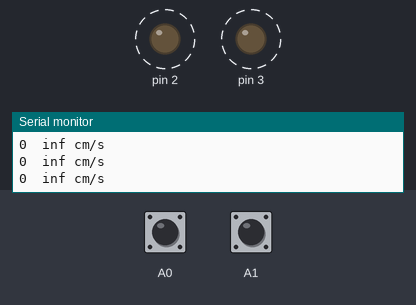
This sketch was run on a simulated Arduino Uno, built with avr-gcc and run on an emulated ATmega328P. On the bench: output pins drawn as LEDs (lit = HIGH), the last lines printed to the serial monitor. Dashed ring = blinking. Inputs (shaded band) come from the test bench; at power-on: A0 HIGH, A1 HIGH.

Above: at 5.1 s.
5.2 s: A0 pulled LOW for 2.45 s
At 7.3 s:
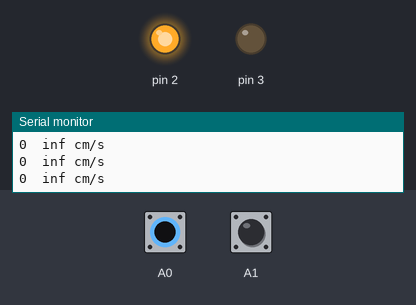
At 8.8 s:
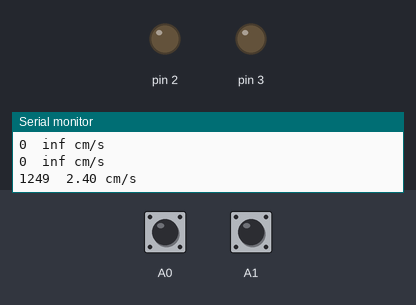
Timing chart, 0 to 19.3 s (numbered marks = the images above; inputs shaded):
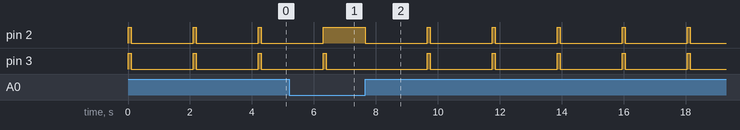

The sketch:

LightGate.ino
```cpp
void setup() {
  // put your setup code here, to run once:
  pinMode(2, OUTPUT);
  pinMode(3, OUTPUT);
  pinMode(A0, INPUT_PULLUP);
  pinMode(A1, INPUT_PULLUP);
  Serial.begin(9600);
}

void loop() {
  // put your main code here, to run repeatedly:
  digitalWrite(2, HIGH);
  digitalWrite(3, HIGH);
  delay(100);

  // measurement ....
  while (digitalRead(A1) == 0) {}
  unsigned long t_0 = millis();
  digitalWrite(3, LOW);
  while (digitalRead(A0) == 0) {}
  unsigned long t_1 = millis();
  digitalWrite(2, LOW);
  // done...

  int time_diff = t_1 - t_0;            //microseconds
  float distance = 30;                  //micrometers
  float speed = distance/time_diff*100; //speed

  Serial.print(time_diff);Serial.print("\t");Serial.print(speed);Serial.println(" cm/s");
  delay(2000);
}
```

Measured:
- by itself, pin 2: repeats every 2.1 s: LOW 2.0 s, HIGH 0.10 s
